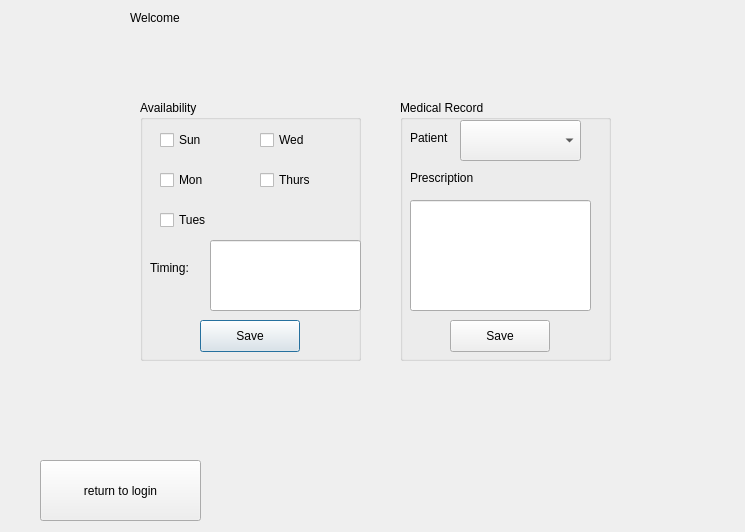
<?xml version="1.0" encoding="UTF-8"?>
<ui version="4.0">
 <class>Staff</class>
 <widget class="QDialog" name="Staff">
  <property name="geometry">
   <rect>
    <x>0</x>
    <y>0</y>
    <width>745</width>
    <height>532</height>
   </rect>
  </property>
  <property name="windowTitle">
   <string>Dialog</string>
  </property>
  <widget class="QLabel" name="DoctorLogo">
   <property name="geometry">
    <rect>
     <x>10</x>
     <y>10</y>
     <width>81</width>
     <height>61</height>
    </rect>
   </property>
   <property name="text">
    <string/>
   </property>
  </widget>
  <widget class="QLabel" name="Logo">
   <property name="geometry">
    <rect>
     <x>10</x>
     <y>90</y>
     <width>221</width>
     <height>191</height>
    </rect>
   </property>
   <property name="text">
    <string/>
   </property>
  </widget>
  <widget class="QLabel" name="label">
   <property name="geometry">
    <rect>
     <x>130</x>
     <y>10</y>
     <width>58</width>
     <height>16</height>
    </rect>
   </property>
   <property name="text">
    <string>Welcome</string>
   </property>
  </widget>
  <widget class="QLabel" name="label_2">
   <property name="geometry">
    <rect>
     <x>200</x>
     <y>10</y>
     <width>81</width>
     <height>16</height>
    </rect>
   </property>
   <property name="text">
    <string/>
   </property>
  </widget>
  <widget class="QGroupBox" name="Availability">
   <property name="geometry">
    <rect>
     <x>140</x>
     <y>100</y>
     <width>221</width>
     <height>261</height>
    </rect>
   </property>
   <property name="title">
    <string>Availability </string>
   </property>
   <widget class="QCheckBox" name="Sun">
    <property name="geometry">
     <rect>
      <x>20</x>
      <y>30</y>
      <width>85</width>
      <height>20</height>
     </rect>
    </property>
    <property name="text">
     <string>Sun</string>
    </property>
   </widget>
   <widget class="QCheckBox" name="Mon">
    <property name="geometry">
     <rect>
      <x>20</x>
      <y>70</y>
      <width>85</width>
      <height>20</height>
     </rect>
    </property>
    <property name="text">
     <string>Mon</string>
    </property>
   </widget>
   <widget class="QCheckBox" name="Tues">
    <property name="geometry">
     <rect>
      <x>20</x>
      <y>110</y>
      <width>85</width>
      <height>20</height>
     </rect>
    </property>
    <property name="text">
     <string>Tues</string>
    </property>
   </widget>
   <widget class="QCheckBox" name="Wed">
    <property name="geometry">
     <rect>
      <x>120</x>
      <y>30</y>
      <width>85</width>
      <height>20</height>
     </rect>
    </property>
    <property name="text">
     <string>Wed</string>
    </property>
   </widget>
   <widget class="QCheckBox" name="Thurs">
    <property name="geometry">
     <rect>
      <x>120</x>
      <y>70</y>
      <width>85</width>
      <height>20</height>
     </rect>
    </property>
    <property name="text">
     <string>Thurs</string>
    </property>
   </widget>
   <widget class="QLineEdit" name="TiminglineEdit">
    <property name="geometry">
     <rect>
      <x>70</x>
      <y>140</y>
      <width>151</width>
      <height>71</height>
     </rect>
    </property>
   </widget>
   <widget class="QLabel" name="TimingLabel">
    <property name="geometry">
     <rect>
      <x>10</x>
      <y>160</y>
      <width>58</width>
      <height>16</height>
     </rect>
    </property>
    <property name="text">
     <string>Timing:</string>
    </property>
   </widget>
   <widget class="QPushButton" name="SavepushButton">
    <property name="geometry">
     <rect>
      <x>60</x>
      <y>220</y>
      <width>100</width>
      <height>32</height>
     </rect>
    </property>
    <property name="text">
     <string>Save</string>
    </property>
   </widget>
  </widget>
  <widget class="QGroupBox" name="MedRecgroupBox_2">
   <property name="geometry">
    <rect>
     <x>400</x>
     <y>100</y>
     <width>211</width>
     <height>261</height>
    </rect>
   </property>
   <property name="title">
    <string>Medical Record</string>
   </property>
   <widget class="QLabel" name="ParientLabel">
    <property name="geometry">
     <rect>
      <x>10</x>
      <y>30</y>
      <width>58</width>
      <height>16</height>
     </rect>
    </property>
    <property name="text">
     <string>Patient</string>
    </property>
   </widget>
   <widget class="QComboBox" name="PatientName">
    <property name="geometry">
     <rect>
      <x>60</x>
      <y>20</y>
      <width>121</width>
      <height>41</height>
     </rect>
    </property>
   </widget>
   <widget class="QLabel" name="PrescriptionLabel">
    <property name="geometry">
     <rect>
      <x>10</x>
      <y>70</y>
      <width>81</width>
      <height>16</height>
     </rect>
    </property>
    <property name="text">
     <string>Prescription</string>
    </property>
   </widget>
   <widget class="QLineEdit" name="PrescriptionLineEdit_2">
    <property name="geometry">
     <rect>
      <x>10</x>
      <y>100</y>
      <width>181</width>
      <height>111</height>
     </rect>
    </property>
   </widget>
   <widget class="QPushButton" name="SavepushButton_2">
    <property name="geometry">
     <rect>
      <x>50</x>
      <y>220</y>
      <width>100</width>
      <height>32</height>
     </rect>
    </property>
    <property name="text">
     <string>Save</string>
    </property>
   </widget>
  </widget>
  <widget class="QPushButton" name="returntoLogin">
   <property name="geometry">
    <rect>
     <x>40</x>
     <y>460</y>
     <width>161</width>
     <height>61</height>
    </rect>
   </property>
   <property name="text">
    <string>return to login</string>
   </property>
  </widget>
 </widget>
 <resources/>
 <connections/>
</ui>
